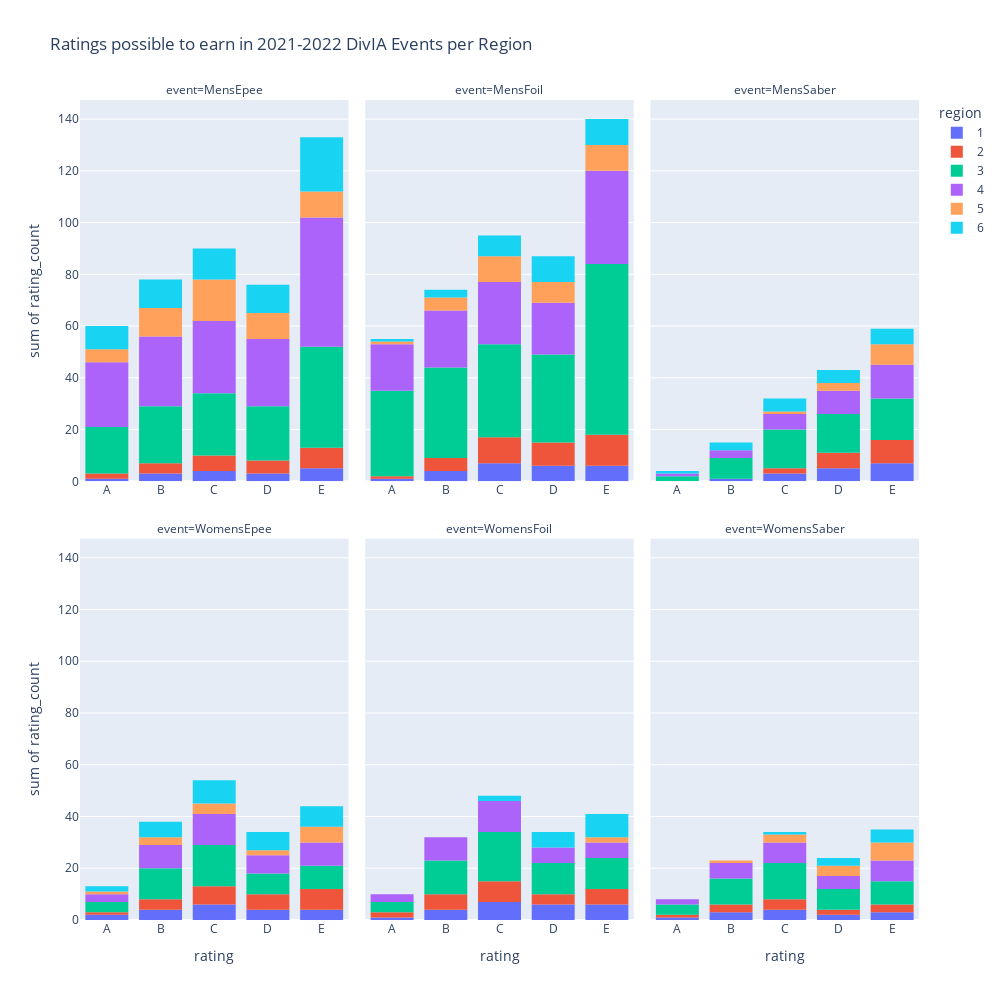
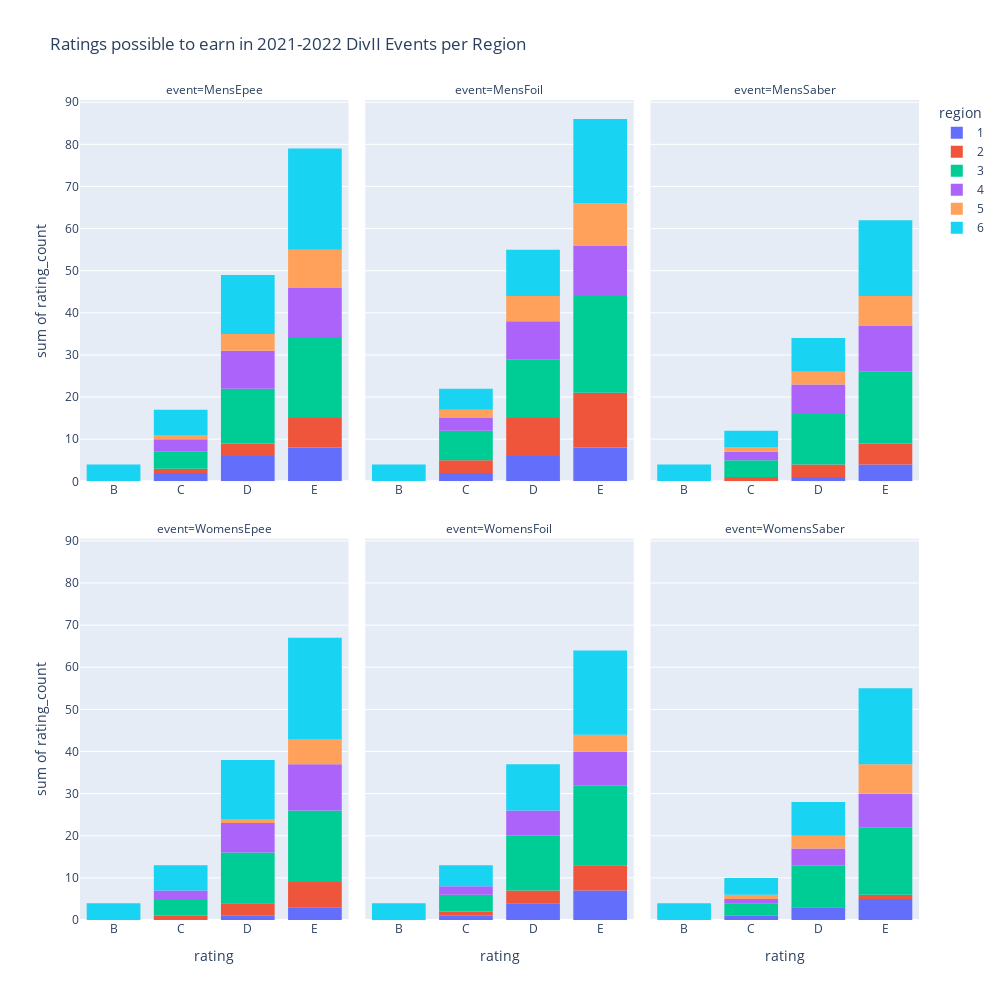

The notebook cell saved with these charts, in order:
### Code cell
CATEGORY_ORDERS = {'event':EVENT_ORDER,
                    'rating':['A','B','C','D','E'],
                    'region':[1,2,3,4,5,6]}

m = classification_df.drop(['tournament','possible_classification'],axis=1)
m = m.groupby(['region','level','event']).sum().reset_index()
melted_divia = m[m.level=='DivIA'].melt(id_vars=['region','event'],value_vars=['A','B','C','D','E'],value_name='rating_count',var_name='rating')
divia_possible = px.histogram(melted_divia,
                    x='rating',
                    y='rating_count',
                    color='region',
                    facet_col='event',
                    category_orders=CATEGORY_ORDERS,
                    title='Ratings possible to earn in 2021-2022 DivIA Events per Region',
                    facet_col_wrap=3)
divia_possible.update_layout(width=1000,height=1000)
divia_possible.update_xaxes(showticklabels=True)
divia_possible.show()
divia_possible.write_image('plots/divia_possible.png')

melted_divii = m[m.level=='DivII'].melt(id_vars=['region','event'],value_vars=['A','B','C','D','E'],value_name='rating_count',var_name='rating')
divii_possible = px.histogram(melted_divii,
                    x='rating',
                    y='rating_count',
                    color='region',
                    facet_col='event',
                    category_orders=CATEGORY_ORDERS,
                    title='Ratings possible to earn in 2021-2022 DivII Events per Region',
                    facet_col_wrap=3)
divii_possible.update_layout(width=1000,height=1000)
divii_possible.update_xaxes(showticklabels=True)
divii_possible.show()
divii_possible.write_image('plots/divii_possible.png')

### Figure 1 — Plotly figure (JSON) as saved in the notebook; plotly's stock layout.template omitted (floating-point values rounded to 4 significant figures)
{"data": [{"alignmentgroup": "True", "bingroup": "x", "histfunc": "sum", "hovertemplate": "region=1<br>event=MensEpee<br>rating=%{x}<br>sum of rating_count=%{y}<extra></extra>", "legendgroup": "1", "marker": {"color": "#636efa", "pattern": {"shape": ""}}, "name": "1", "offsetgroup": "1", "orientation": "v", "showlegend": true, "type": "histogram", "x": ["A", "B", "C", "D", "E"], "xaxis": "x4", "y": [1, 3, 4, 3, 5], "yaxis": "y4"}, {"alignmentgroup": "True", "bingroup": "x", "histfunc": "sum", "hovertemplate": "region=1<br>event=MensFoil<br>rating=%{x}<br>sum of rating_count=%{y}<extra></extra>", "legendgroup": "1", "marker": {"color": "#636efa", "pattern": {"shape": ""}}, "name": "1", "offsetgroup": "1", "orientation": "v", "showlegend": false, "type": "histogram", "x": ["A", "B", "C", "D", "E"], "xaxis": "x5", "y": [1, 4, 7, 6, 6], "yaxis": "y5"}, {"alignmentgroup": "True", "bingroup": "x", "histfunc": "sum", "hovertemplate": "region=1<br>event=MensSaber<br>rating=%{x}<br>sum of rating_count=%{y}<extra></extra>", "legendgroup": "1", "marker": {"color": "#636efa", "pattern": {"shape": ""}}, "name": "1", "offsetgroup": "1", "orientation": "v", "showlegend": false, "type": "histogram", "x": ["A", "B", "C", "D", "E"], "xaxis": "x6", "y": [0, 1, 3, 5, 7], "yaxis": "y6"}, {"alignmentgroup": "True", "bingroup": "x", "histfunc": "sum", "hovertemplate": "region=1<br>event=WomensEpee<br>rating=%{x}<br>sum of rating_count=%{y}<extra></extra>", "legendgroup": "1", "marker": {"color": "#636efa", "pattern": {"shape": ""}}, "name": "1", "offsetgroup": "1", "orientation": "v", "showlegend": false, "type": "histogram", "x": ["A", "B", "C", "D", "E"], "xaxis": "x", "y": [2, 4, 6, 4, 4], "yaxis": "y"}, {"alignmentgroup": "True", "bingroup": "x", "histfunc": "sum", "hovertemplate": "region=1<br>event=WomensFoil<br>rating=%{x}<br>sum of rating_count=%{y}<extra></extra>", "legendgroup": "1", "marker": {"color": "#636efa", "pattern": {"shape": ""}}, "name": "1", "offsetgroup": "1", "orientation": "v", "showlegend": false, "type": "histogram", "x": ["A", "B", "C", "D", "E"], "xaxis": "x2", "y": [1, 4, 7, 6, 6], "yaxis": "y2"}, {"alignmentgroup": "True", "bingroup": "x", "histfunc": "sum", "hovertemplate": "region=1<br>event=WomensSaber<br>rating=%{x}<br>sum of rating_count=%{y}<extra></extra>", "legendgroup": "1", "marker": {"color": "#636efa", "pattern": {"shape": ""}}, "name": "1", "offsetgroup": "1", "orientation": "v", "showlegend": false, "type": "histogram", "x": ["A", "B", "C", "D", "E"], "xaxis": "x3", "y": [1, 3, 4, 2, 3], "yaxis": "y3"}, {"alignmentgroup": "True", "bingroup": "x", "histfunc": "sum", "hovertemplate": "region=2<br>event=MensEpee<br>rating=%{x}<br>sum of rating_count=%{y}<extra></extra>", "legendgroup": "2", "marker": {"color": "#EF553B", "pattern": {"shape": ""}}, "name": "2", "offsetgroup": "2", "orientation": "v", "showlegend": true, "type": "histogram", "x": ["A", "B", "C", "D", "E"], "xaxis": "x4", "y": [2, 4, 6, 5, 8], "yaxis": "y4"}, {"alignmentgroup": "True", "bingroup": "x", "histfunc": "sum", "hovertemplate": "region=2<br>event=MensFoil<br>rating=%{x}<br>sum of rating_count=%{y}<extra></extra>", "legendgroup": "2", "marker": {"color": "#EF553B", "pattern": {"shape": ""}}, "name": "2", "offsetgroup": "2", "orientation": "v", "showlegend": false, "type": "histogram", "x": ["A", "B", "C", "D", "E"], "xaxis": "x5", "y": [1, 5, 10, 9, 12], "yaxis": "y5"}, {"alignmentgroup": "True", "bingroup": "x", "histfunc": "sum", "hovertemplate": "region=2<br>event=MensSaber<br>rating=%{x}<br>sum of rating_count=%{y}<extra></extra>", "legendgroup": "2", "marker": {"color": "#EF553B", "pattern": {"shape": ""}}, "name": "2", "offsetgroup": "2", "orientation": "v", "showlegend": false, "type": "histogram", "x": ["A", "B", "C", "D", "E"], "xaxis": "x6", "y": [0, 0, 2, 6, 9], "yaxis": "y6"}, {"alignmentgroup": "True", "bingroup": "x", "histfunc": "sum", "hovertemplate": "region=2<br>event=WomensEpee<br>rating=%{x}<br>sum of rating_count=%{y}<extra></extra>", "legendgroup": "2", "marker": {"color": "#EF553B", "pattern": {"shape": ""}}, "name": "2", "offsetgroup": "2", "orientation": "v", "showlegend": false, "type": "histogram", "x": ["A", "B", "C", "D", "E"], "xaxis": "x", "y": [1, 4, 7, 6, 8], "yaxis": "y"}, {"alignmentgroup": "True", "bingroup": "x", "histfunc": "sum", "hovertemplate": "region=2<br>event=WomensFoil<br>rating=%{x}<br>sum of rating_count=%{y}<extra></extra>", "legendgroup": "2", "marker": {"color": "#EF553B", "pattern": {"shape": ""}}, "name": "2", "offsetgroup": "2", "orientation": "v", "showlegend": false, "type": "histogram", "x": ["A", "B", "C", "D", "E"], "xaxis": "x2", "y": [2, 6, 8, 4, 6], "yaxis": "y2"}, {"alignmentgroup": "True", "bingroup": "x", "histfunc": "sum", "hovertemplate": "region=2<br>event=WomensSaber<br>rating=%{x}<br>sum of rating_count=%{y}<extra></extra>", "legendgroup": "2", "marker": {"color": "#EF553B", "pattern": {"shape": ""}}, "name": "2", "offsetgroup": "2", "orientation": "v", "showlegend": false, "type": "histogram", "x": ["A", "B", "C", "D", "E"], "xaxis": "x3", "y": [1, 3, 4, 2, 3], "yaxis": "y3"}, {"alignmentgroup": "True", "bingroup": "x", "histfunc": "sum", "hovertemplate": "region=3<br>event=MensEpee<br>rating=%{x}<br>sum of rating_count=%{y}<extra></extra>", "legendgroup": "3", "marker": {"color": "#00cc96", "pattern": {"shape": ""}}, "name": "3", "offsetgroup": "3", "orientation": "v", "showlegend": true, "type": "histogram", "x": ["A", "B", "C", "D", "E"], "xaxis": "x4", "y": [18, 22, 24, 21, 39], "yaxis": "y4"}, {"alignmentgroup": "True", "bingroup": "x", "histfunc": "sum", "hovertemplate": "region=3<br>event=MensFoil<br>rating=%{x}<br>sum of rating_count=%{y}<extra></extra>", "legendgroup": "3", "marker": {"color": "#00cc96", "pattern": {"shape": ""}}, "name": "3", "offsetgroup": "3", "orientation": "v", "showlegend": false, "type": "histogram", "x": ["A", "B", "C", "D", "E"], "xaxis": "x5", "y": [33, 35, 36, 34, 66], "yaxis": "y5"}, {"alignmentgroup": "True", "bingroup": "x", "histfunc": "sum", "hovertemplate": "region=3<br>event=MensSaber<br>rating=%{x}<br>sum of rating_count=%{y}<extra></extra>", "legendgroup": "3", "marker": {"color": "#00cc96", "pattern": {"shape": ""}}, "name": "3", "offsetgroup": "3", "orientation": "v", "showlegend": false, "type": "histogram", "x": ["A", "B", "C", "D", "E"], "xaxis": "x6", "y": [2, 8, 15, 15, 16], "yaxis": "y6"}, {"alignmentgroup": "True", "bingroup": "x", "histfunc": "sum", "hovertemplate": "region=3<br>event=WomensEpee<br>rating=%{x}<br>sum of rating_count=%{y}<extra></extra>", "legendgroup": "3", "marker": {"color": "#00cc96", "pattern": {"shape": ""}}, "name": "3", "offsetgroup": "3", "orientation": "v", "showlegend": false, "type": "histogram", "x": ["A", "B", "C", "D", "E"], "xaxis": "x", "y": [4, 12, 16, 8, 9], "yaxis": "y"}, {"alignmentgroup": "True", "bingroup": "x", "histfunc": "sum", "hovertemplate": "region=3<br>event=WomensFoil<br>rating=%{x}<br>sum of rating_count=%{y}<extra></extra>", "legendgroup": "3", "marker": {"color": "#00cc96", "pattern": {"shape": ""}}, "name": "3", "offsetgroup": "3", "orientation": "v", "showlegend": false, "type": "histogram", "x": ["A", "B", "C", "D", "E"], "xaxis": "x2", "y": [4, 13, 19, 12, 12], "yaxis": "y2"}, {"alignmentgroup": "True", "bingroup": "x", "histfunc": "sum", "hovertemplate": "region=3<br>event=WomensSaber<br>rating=%{x}<br>sum of rating_count=%{y}<extra></extra>", "legendgroup": "3", "marker": {"color": "#00cc96", "pattern": {"shape": ""}}, "name": "3", "offsetgroup": "3", "orientation": "v", "showlegend": false, "type": "histogram", "x": ["A", "B", "C", "D", "E"], "xaxis": "x3", "y": [4, 10, 14, 8, 9], "yaxis": "y3"}, {"alignmentgroup": "True", "bingroup": "x", "histfunc": "sum", "hovertemplate": "region=4<br>event=MensEpee<br>rating=%{x}<br>sum of rating_count=%{y}<extra></extra>", "legendgroup": "4", "marker": {"color": "#ab63fa", "pattern": {"shape": ""}}, "name": "4", "offsetgroup": "4", "orientation": "v", "showlegend": true, "type": "histogram", "x": ["A", "B", "C", "D", "E"], "xaxis": "x4", "y": [25, 27, 28, 26, 50], "yaxis": "y4"}, {"alignmentgroup": "True", "bingroup": "x", "histfunc": "sum", "hovertemplate": "region=4<br>event=MensFoil<br>rating=%{x}<br>sum of rating_count=%{y}<extra></extra>", "legendgroup": "4", "marker": {"color": "#ab63fa", "pattern": {"shape": ""}}, "name": "4", "offsetgroup": "4", "orientation": "v", "showlegend": false, "type": "histogram", "x": ["A", "B", "C", "D", "E"], "xaxis": "x5", "y": [18, 22, 24, 20, 36], "yaxis": "y5"}, {"alignmentgroup": "True", "bingroup": "x", "histfunc": "sum", "hovertemplate": "region=4<br>event=MensSaber<br>rating=%{x}<br>sum of rating_count=%{y}<extra></extra>", "legendgroup": "4", "marker": {"color": "#ab63fa", "pattern": {"shape": ""}}, "name": "4", "offsetgroup": "4", "orientation": "v", "showlegend": false, "type": "histogram", "x": ["A", "B", "C", "D", "E"], "xaxis": "x6", "y": [1, 3, 6, 9, 13], "yaxis": "y6"}, {"alignmentgroup": "True", "bingroup": "x", "histfunc": "sum", "hovertemplate": "region=4<br>event=WomensEpee<br>rating=%{x}<br>sum of rating_count=%{y}<extra></extra>", "legendgroup": "4", "marker": {"color": "#ab63fa", "pattern": {"shape": ""}}, "name": "4", "offsetgroup": "4", "orientation": "v", "showlegend": false, "type": "histogram", "x": ["A", "B", "C", "D", "E"], "xaxis": "x", "y": [3, 9, 12, 7, 9], "yaxis": "y"}, {"alignmentgroup": "True", "bingroup": "x", "histfunc": "sum", "hovertemplate": "region=4<br>event=WomensFoil<br>rating=%{x}<br>sum of rating_count=%{y}<extra></extra>", "legendgroup": "4", "marker": {"color": "#ab63fa", "pattern": {"shape": ""}}, "name": "4", "offsetgroup": "4", "orientation": "v", "showlegend": false, "type": "histogram", "x": ["A", "B", "C", "D", "E"], "xaxis": "x2", "y": [3, 9, 12, 6, 6], "yaxis": "y2"}, {"alignmentgroup": "True", "bingroup": "x", "histfunc": "sum", "hovertemplate": "region=4<br>event=WomensSaber<br>rating=%{x}<br>sum of rating_count=%{y}<extra></extra>", "legendgroup": "4", "marker": {"color": "#ab63fa", "pattern": {"shape": ""}}, "name": "4", "offsetgroup": "4", "orientation": "v", "showlegend": false, "type": "histogram", "x": ["A", "B", "C", "D", "E"], "xaxis": "x3", "y": [2, 6, 8, 5, 8], "yaxis": "y3"}, {"alignmentgroup": "True", "bingroup": "x", "histfunc": "sum", "hovertemplate": "region=5<br>event=MensEpee<br>rating=%{x}<br>sum of rating_count=%{y}<extra></extra>", "legendgroup": "5", "marker": {"color": "#FFA15A", "pattern": {"shape": ""}}, "name": "5", "offsetgroup": "5", "orientation": "v", "showlegend": true, "type": "histogram", "x": ["A", "B", "C", "D", "E"], "xaxis": "x4", "y": [5, 11, 16, 10, 10], "yaxis": "y4"}, {"alignmentgroup": "True", "bingroup": "x", "histfunc": "sum", "hovertemplate": "region=5<br>event=MensFoil<br>rating=%{x}<br>sum of rating_count=%{y}<extra></extra>", "legendgroup": "5", "marker": {"color": "#FFA15A", "pattern": {"shape": ""}}, "name": "5", "offsetgroup": "5", "orientation": "v", "showlegend": false, "type": "histogram", "x": ["A", "B", "C", "D", "E"], "xaxis": "x5", "y": [1, 5, 10, 8, 10], "yaxis": "y5"}, {"alignmentgroup": "True", "bingroup": "x", "histfunc": "sum", "hovertemplate": "region=5<br>event=MensSaber<br>rating=%{x}<br>sum of rating_count=%{y}<extra></extra>", "legendgroup": "5", "marker": {"color": "#FFA15A", "pattern": {"shape": ""}}, "name": "5", "offsetgroup": "5", "orientation": "v", "showlegend": false, "type": "histogram", "x": ["A", "B", "C", "D", "E"], "xaxis": "x6", "y": [0, 0, 1, 3, 8], "yaxis": "y6"}, {"alignmentgroup": "True", "bingroup": "x", "histfunc": "sum", "hovertemplate": "region=5<br>event=WomensEpee<br>rating=%{x}<br>sum of rating_count=%{y}<extra></extra>", "legendgroup": "5", "marker": {"color": "#FFA15A", "pattern": {"shape": ""}}, "name": "5", "offsetgroup": "5", "orientation": "v", "showlegend": false, "type": "histogram", "x": ["A", "B", "C", "D", "E"], "xaxis": "x", "y": [1, 3, 4, 2, 6], "yaxis": "y"}, {"alignmentgroup": "True", "bingroup": "x", "histfunc": "sum", "hovertemplate": "region=5<br>event=WomensFoil<br>rating=%{x}<br>sum of rating_count=%{y}<extra></extra>", "legendgroup": "5", "marker": {"color": "#FFA15A", "pattern": {"shape": ""}}, "name": "5", "offsetgroup": "5", "orientation": "v", "showlegend": false, "type": "histogram", "x": ["A", "B", "C", "D", "E"], "xaxis": "x2", "y": [0, 0, 0, 0, 2], "yaxis": "y2"}, {"alignmentgroup": "True", "bingroup": "x", "histfunc": "sum", "hovertemplate": "region=5<br>event=WomensSaber<br>rating=%{x}<br>sum of rating_count=%{y}<extra></extra>", "legendgroup": "5", "marker": {"color": "#FFA15A", "pattern": {"shape": ""}}, "name": "5", "offsetgroup": "5", "orientation": "v", "showlegend": false, "type": "histogram", "x": ["A", "B", "C", "D", "E"], "xaxis": "x3", "y": [0, 1, 3, 4, 7], "yaxis": "y3"}, {"alignmentgroup": "True", "bingroup": "x", "histfunc": "sum", "hovertemplate": "region=6<br>event=MensEpee<br>rating=%{x}<br>sum of rating_count=%{y}<extra></extra>", "legendgroup": "6", "marker": {"color": "#19d3f3", "pattern": {"shape": ""}}, "name": "6", "offsetgroup": "6", "orientation": "v", "showlegend": true, "type": "histogram", "x": ["A", "B", "C", "D", "E"], "xaxis": "x4", "y": [9, 11, 12, 11, 21], "yaxis": "y4"}, {"alignmentgroup": "True", "bingroup": "x", "histfunc": "sum", "hovertemplate": "region=6<br>event=MensFoil<br>rating=%{x}<br>sum of rating_count=%{y}<extra></extra>", "legendgroup": "6", "marker": {"color": "#19d3f3", "pattern": {"shape": ""}}, "name": "6", "offsetgroup": "6", "orientation": "v", "showlegend": false, "type": "histogram", "x": ["A", "B", "C", "D", "E"], "xaxis": "x5", "y": [1, 3, 8, 10, 10], "yaxis": "y5"}, {"alignmentgroup": "True", "bingroup": "x", "histfunc": "sum", "hovertemplate": "region=6<br>event=MensSaber<br>rating=%{x}<br>sum of rating_count=%{y}<extra></extra>", "legendgroup": "6", "marker": {"color": "#19d3f3", "pattern": {"shape": ""}}, "name": "6", "offsetgroup": "6", "orientation": "v", "showlegend": false, "type": "histogram", "x": ["A", "B", "C", "D", "E"], "xaxis": "x6", "y": [1, 3, 5, 5, 6], "yaxis": "y6"}, {"alignmentgroup": "True", "bingroup": "x", "histfunc": "sum", "hovertemplate": "region=6<br>event=WomensEpee<br>rating=%{x}<br>sum of rating_count=%{y}<extra></extra>", "legendgroup": "6", "marker": {"color": "#19d3f3", "pattern": {"shape": ""}}, "name": "6", "offsetgroup": "6", "orientation": "v", "showlegend": false, "type": "histogram", "x": ["A", "B", "C", "D", "E"], "xaxis": "x", "y": [2, 6, 9, 7, 8], "yaxis": "y"}, {"alignmentgroup": "True", "bingroup": "x", "histfunc": "sum", "hovertemplate": "region=6<br>event=WomensFoil<br>rating=%{x}<br>sum of rating_count=%{y}<extra></extra>", "legendgroup": "6", "marker": {"color": "#19d3f3", "pattern": {"shape": ""}}, "name": "6", "offsetgroup": "6", "orientation": "v", "showlegend": false, "type": "histogram", "x": ["A", "B", "C", "D", "E"], "xaxis": "x2", "y": [0, 0, 2, 6, 9], "yaxis": "y2"}, {"alignmentgroup": "True", "bingroup": "x", "histfunc": "sum", "hovertemplate": "region=6<br>event=WomensSaber<br>rating=%{x}<br>sum of rating_count=%{y}<extra></extra>", "legendgroup": "6", "marker": {"color": "#19d3f3", "pattern": {"shape": ""}}, "name": "6", "offsetgroup": "6", "orientation": "v", "showlegend": false, "type": "histogram", "x": ["A", "B", "C", "D", "E"], "xaxis": "x3", "y": [0, 0, 1, 3, 5], "yaxis": "y3"}], "layout": {"annotations": [{"font": {}, "showarrow": false, "text": "event=WomensEpee", "x": 0.16, "xanchor": "center", "xref": "paper", "y": 0.465, "yanchor": "bottom", "yref": "paper"}, {"font": {}, "showarrow": false, "text": "event=WomensFoil", "x": 0.5, "xanchor": "center", "xref": "paper", "y": 0.465, "yanchor": "bottom", "yref": "paper"}, {"font": {}, "showarrow": false, "text": "event=WomensSaber", "x": 0.84, "xanchor": "center", "xref": "paper", "y": 0.465, "yanchor": "bottom", "yref": "paper"}, {"font": {}, "showarrow": false, "text": "event=MensEpee", "x": 0.16, "xanchor": "center", "xref": "paper", "y": 1.0, "yanchor": "bottom", "yref": "paper"}, {"font": {}, "showarrow": false, "text": "event=MensFoil", "x": 0.5, "xanchor": "center", "xref": "paper", "y": 1.0, "yanchor": "bottom", "yref": "paper"}, {"font": {}, "showarrow": false, "text": "event=MensSaber", "x": 0.84, "xanchor": "center", "xref": "paper", "y": 1.0, "yanchor": "bottom", "yref": "paper"}], "barmode": "relative", "height": 1000, "legend": {"title": {"text": "region"}, "tracegroupgap": 0}, "title": {"text": "Ratings possible to earn in 2021-2022 DivIA Events per Region"}, "width": 1000, "xaxis": {"anchor": "y", "categoryarray": ["A", "B", "C", "D", "E"], "categoryorder": "array", "domain": [0, 0.32], "showticklabels": true, "title": {"text": "rating"}}, "xaxis2": {"anchor": "y2", "categoryarray": ["A", "B", "C", "D", "E"], "categoryorder": "array", "domain": [0.34, 0.66], "matches": "x", "showticklabels": true, "title": {"text": "rating"}}, "xaxis3": {"anchor": "y3", "categoryarray": ["A", "B", "C", "D", "E"], "categoryorder": "array", "domain": [0.68, 1.0], "matches": "x", "showticklabels": true, "title": {"text": "rating"}}, "xaxis4": {"anchor": "y4", "domain": [0, 0.32], "matches": "x", "showticklabels": true}, "xaxis5": {"anchor": "y5", "domain": [0.34, 0.66], "matches": "x", "showticklabels": true}, "xaxis6": {"anchor": "y6", "domain": [0.68, 1.0], "matches": "x", "showticklabels": true}, "yaxis": {"anchor": "x", "domain": [0, 0.465], "title": {"text": "sum of rating_count"}}, "yaxis2": {"anchor": "x2", "domain": [0, 0.465], "matches": "y", "showticklabels": false}, "yaxis3": {"anchor": "x3", "domain": [0, 0.465], "matches": "y", "showticklabels": false}, "yaxis4": {"anchor": "x4", "domain": [0.535, 1.0], "matches": "y", "title": {"text": "sum of rating_count"}}, "yaxis5": {"anchor": "x5", "domain": [0.535, 1.0], "matches": "y", "showticklabels": false}, "yaxis6": {"anchor": "x6", "domain": [0.535, 1.0], "matches": "y", "showticklabels": false}}}

### Figure 2 — Plotly figure (JSON) as saved in the notebook; plotly's stock layout.template omitted (floating-point values rounded to 4 significant figures)
{"data": [{"alignmentgroup": "True", "bingroup": "x", "histfunc": "sum", "hovertemplate": "region=1<br>event=MensEpee<br>rating=%{x}<br>sum of rating_count=%{y}<extra></extra>", "legendgroup": "1", "marker": {"color": "#636efa", "pattern": {"shape": ""}}, "name": "1", "offsetgroup": "1", "orientation": "v", "showlegend": true, "type": "histogram", "x": ["A", "B", "C", "D", "E"], "xaxis": "x4", "y": [0, 0, 2, 6, 8], "yaxis": "y4"}, {"alignmentgroup": "True", "bingroup": "x", "histfunc": "sum", "hovertemplate": "region=1<br>event=MensFoil<br>rating=%{x}<br>sum of rating_count=%{y}<extra></extra>", "legendgroup": "1", "marker": {"color": "#636efa", "pattern": {"shape": ""}}, "name": "1", "offsetgroup": "1", "orientation": "v", "showlegend": false, "type": "histogram", "x": ["A", "B", "C", "D", "E"], "xaxis": "x5", "y": [0, 0, 2, 6, 8], "yaxis": "y5"}, {"alignmentgroup": "True", "bingroup": "x", "histfunc": "sum", "hovertemplate": "region=1<br>event=MensSaber<br>rating=%{x}<br>sum of rating_count=%{y}<extra></extra>", "legendgroup": "1", "marker": {"color": "#636efa", "pattern": {"shape": ""}}, "name": "1", "offsetgroup": "1", "orientation": "v", "showlegend": false, "type": "histogram", "x": ["A", "B", "C", "D", "E"], "xaxis": "x6", "y": [0, 0, 0, 1, 4], "yaxis": "y6"}, {"alignmentgroup": "True", "bingroup": "x", "histfunc": "sum", "hovertemplate": "region=1<br>event=WomensEpee<br>rating=%{x}<br>sum of rating_count=%{y}<extra></extra>", "legendgroup": "1", "marker": {"color": "#636efa", "pattern": {"shape": ""}}, "name": "1", "offsetgroup": "1", "orientation": "v", "showlegend": false, "type": "histogram", "x": ["A", "B", "C", "D", "E"], "xaxis": "x", "y": [0, 0, 0, 1, 3], "yaxis": "y"}, {"alignmentgroup": "True", "bingroup": "x", "histfunc": "sum", "hovertemplate": "region=1<br>event=WomensFoil<br>rating=%{x}<br>sum of rating_count=%{y}<extra></extra>", "legendgroup": "1", "marker": {"color": "#636efa", "pattern": {"shape": ""}}, "name": "1", "offsetgroup": "1", "orientation": "v", "showlegend": false, "type": "histogram", "x": ["A", "B", "C", "D", "E"], "xaxis": "x2", "y": [0, 0, 1, 4, 7], "yaxis": "y2"}, {"alignmentgroup": "True", "bingroup": "x", "histfunc": "sum", "hovertemplate": "region=1<br>event=WomensSaber<br>rating=%{x}<br>sum of rating_count=%{y}<extra></extra>", "legendgroup": "1", "marker": {"color": "#636efa", "pattern": {"shape": ""}}, "name": "1", "offsetgroup": "1", "orientation": "v", "showlegend": false, "type": "histogram", "x": ["A", "B", "C", "D", "E"], "xaxis": "x3", "y": [0, 0, 1, 3, 5], "yaxis": "y3"}, {"alignmentgroup": "True", "bingroup": "x", "histfunc": "sum", "hovertemplate": "region=2<br>event=MensEpee<br>rating=%{x}<br>sum of rating_count=%{y}<extra></extra>", "legendgroup": "2", "marker": {"color": "#EF553B", "pattern": {"shape": ""}}, "name": "2", "offsetgroup": "2", "orientation": "v", "showlegend": true, "type": "histogram", "x": ["A", "B", "C", "D", "E"], "xaxis": "x4", "y": [0, 0, 1, 3, 7], "yaxis": "y4"}, {"alignmentgroup": "True", "bingroup": "x", "histfunc": "sum", "hovertemplate": "region=2<br>event=MensFoil<br>rating=%{x}<br>sum of rating_count=%{y}<extra></extra>", "legendgroup": "2", "marker": {"color": "#EF553B", "pattern": {"shape": ""}}, "name": "2", "offsetgroup": "2", "orientation": "v", "showlegend": false, "type": "histogram", "x": ["A", "B", "C", "D", "E"], "xaxis": "x5", "y": [0, 0, 3, 9, 13], "yaxis": "y5"}, {"alignmentgroup": "True", "bingroup": "x", "histfunc": "sum", "hovertemplate": "region=2<br>event=MensSaber<br>rating=%{x}<br>sum of rating_count=%{y}<extra></extra>", "legendgroup": "2", "marker": {"color": "#EF553B", "pattern": {"shape": ""}}, "name": "2", "offsetgroup": "2", "orientation": "v", "showlegend": false, "type": "histogram", "x": ["A", "B", "C", "D", "E"], "xaxis": "x6", "y": [0, 0, 1, 3, 5], "yaxis": "y6"}, {"alignmentgroup": "True", "bingroup": "x", "histfunc": "sum", "hovertemplate": "region=2<br>event=WomensEpee<br>rating=%{x}<br>sum of rating_count=%{y}<extra></extra>", "legendgroup": "2", "marker": {"color": "#EF553B", "pattern": {"shape": ""}}, "name": "2", "offsetgroup": "2", "orientation": "v", "showlegend": false, "type": "histogram", "x": ["A", "B", "C", "D", "E"], "xaxis": "x", "y": [0, 0, 1, 3, 6], "yaxis": "y"}, {"alignmentgroup": "True", "bingroup": "x", "histfunc": "sum", "hovertemplate": "region=2<br>event=WomensFoil<br>rating=%{x}<br>sum of rating_count=%{y}<extra></extra>", "legendgroup": "2", "marker": {"color": "#EF553B", "pattern": {"shape": ""}}, "name": "2", "offsetgroup": "2", "orientation": "v", "showlegend": false, "type": "histogram", "x": ["A", "B", "C", "D", "E"], "xaxis": "x2", "y": [0, 0, 1, 3, 6], "yaxis": "y2"}, {"alignmentgroup": "True", "bingroup": "x", "histfunc": "sum", "hovertemplate": "region=2<br>event=WomensSaber<br>rating=%{x}<br>sum of rating_count=%{y}<extra></extra>", "legendgroup": "2", "marker": {"color": "#EF553B", "pattern": {"shape": ""}}, "name": "2", "offsetgroup": "2", "orientation": "v", "showlegend": false, "type": "histogram", "x": ["A", "B", "C", "D", "E"], "xaxis": "x3", "y": [0, 0, 0, 0, 1], "yaxis": "y3"}, {"alignmentgroup": "True", "bingroup": "x", "histfunc": "sum", "hovertemplate": "region=3<br>event=MensEpee<br>rating=%{x}<br>sum of rating_count=%{y}<extra></extra>", "legendgroup": "3", "marker": {"color": "#00cc96", "pattern": {"shape": ""}}, "name": "3", "offsetgroup": "3", "orientation": "v", "showlegend": true, "type": "histogram", "x": ["A", "B", "C", "D", "E"], "xaxis": "x4", "y": [0, 0, 4, 13, 19], "yaxis": "y4"}, {"alignmentgroup": "True", "bingroup": "x", "histfunc": "sum", "hovertemplate": "region=3<br>event=MensFoil<br>rating=%{x}<br>sum of rating_count=%{y}<extra></extra>", "legendgroup": "3", "marker": {"color": "#00cc96", "pattern": {"shape": ""}}, "name": "3", "offsetgroup": "3", "orientation": "v", "showlegend": false, "type": "histogram", "x": ["A", "B", "C", "D", "E"], "xaxis": "x5", "y": [0, 0, 7, 14, 23], "yaxis": "y5"}, {"alignmentgroup": "True", "bingroup": "x", "histfunc": "sum", "hovertemplate": "region=3<br>event=MensSaber<br>rating=%{x}<br>sum of rating_count=%{y}<extra></extra>", "legendgroup": "3", "marker": {"color": "#00cc96", "pattern": {"shape": ""}}, "name": "3", "offsetgroup": "3", "orientation": "v", "showlegend": false, "type": "histogram", "x": ["A", "B", "C", "D", "E"], "xaxis": "x6", "y": [0, 0, 4, 12, 17], "yaxis": "y6"}, {"alignmentgroup": "True", "bingroup": "x", "histfunc": "sum", "hovertemplate": "region=3<br>event=WomensEpee<br>rating=%{x}<br>sum of rating_count=%{y}<extra></extra>", "legendgroup": "3", "marker": {"color": "#00cc96", "pattern": {"shape": ""}}, "name": "3", "offsetgroup": "3", "orientation": "v", "showlegend": false, "type": "histogram", "x": ["A", "B", "C", "D", "E"], "xaxis": "x", "y": [0, 0, 4, 12, 17], "yaxis": "y"}, {"alignmentgroup": "True", "bingroup": "x", "histfunc": "sum", "hovertemplate": "region=3<br>event=WomensFoil<br>rating=%{x}<br>sum of rating_count=%{y}<extra></extra>", "legendgroup": "3", "marker": {"color": "#00cc96", "pattern": {"shape": ""}}, "name": "3", "offsetgroup": "3", "orientation": "v", "showlegend": false, "type": "histogram", "x": ["A", "B", "C", "D", "E"], "xaxis": "x2", "y": [0, 0, 4, 13, 19], "yaxis": "y2"}, {"alignmentgroup": "True", "bingroup": "x", "histfunc": "sum", "hovertemplate": "region=3<br>event=WomensSaber<br>rating=%{x}<br>sum of rating_count=%{y}<extra></extra>", "legendgroup": "3", "marker": {"color": "#00cc96", "pattern": {"shape": ""}}, "name": "3", "offsetgroup": "3", "orientation": "v", "showlegend": false, "type": "histogram", "x": ["A", "B", "C", "D", "E"], "xaxis": "x3", "y": [0, 0, 3, 10, 16], "yaxis": "y3"}, {"alignmentgroup": "True", "bingroup": "x", "histfunc": "sum", "hovertemplate": "region=4<br>event=MensEpee<br>rating=%{x}<br>sum of rating_count=%{y}<extra></extra>", "legendgroup": "4", "marker": {"color": "#ab63fa", "pattern": {"shape": ""}}, "name": "4", "offsetgroup": "4", "orientation": "v", "showlegend": true, "type": "histogram", "x": ["A", "B", "C", "D", "E"], "xaxis": "x4", "y": [0, 0, 3, 9, 12], "yaxis": "y4"}, {"alignmentgroup": "True", "bingroup": "x", "histfunc": "sum", "hovertemplate": "region=4<br>event=MensFoil<br>rating=%{x}<br>sum of rating_count=%{y}<extra></extra>", "legendgroup": "4", "marker": {"color": "#ab63fa", "pattern": {"shape": ""}}, "name": "4", "offsetgroup": "4", "orientation": "v", "showlegend": false, "type": "histogram", "x": ["A", "B", "C", "D", "E"], "xaxis": "x5", "y": [0, 0, 3, 9, 12], "yaxis": "y5"}, {"alignmentgroup": "True", "bingroup": "x", "histfunc": "sum", "hovertemplate": "region=4<br>event=MensSaber<br>rating=%{x}<br>sum of rating_count=%{y}<extra></extra>", "legendgroup": "4", "marker": {"color": "#ab63fa", "pattern": {"shape": ""}}, "name": "4", "offsetgroup": "4", "orientation": "v", "showlegend": false, "type": "histogram", "x": ["A", "B", "C", "D", "E"], "xaxis": "x6", "y": [0, 0, 2, 7, 11], "yaxis": "y6"}, {"alignmentgroup": "True", "bingroup": "x", "histfunc": "sum", "hovertemplate": "region=4<br>event=WomensEpee<br>rating=%{x}<br>sum of rating_count=%{y}<extra></extra>", "legendgroup": "4", "marker": {"color": "#ab63fa", "pattern": {"shape": ""}}, "name": "4", "offsetgroup": "4", "orientation": "v", "showlegend": false, "type": "histogram", "x": ["A", "B", "C", "D", "E"], "xaxis": "x", "y": [0, 0, 2, 7, 11], "yaxis": "y"}, {"alignmentgroup": "True", "bingroup": "x", "histfunc": "sum", "hovertemplate": "region=4<br>event=WomensFoil<br>rating=%{x}<br>sum of rating_count=%{y}<extra></extra>", "legendgroup": "4", "marker": {"color": "#ab63fa", "pattern": {"shape": ""}}, "name": "4", "offsetgroup": "4", "orientation": "v", "showlegend": false, "type": "histogram", "x": ["A", "B", "C", "D", "E"], "xaxis": "x2", "y": [0, 0, 2, 6, 8], "yaxis": "y2"}, {"alignmentgroup": "True", "bingroup": "x", "histfunc": "sum", "hovertemplate": "region=4<br>event=WomensSaber<br>rating=%{x}<br>sum of rating_count=%{y}<extra></extra>", "legendgroup": "4", "marker": {"color": "#ab63fa", "pattern": {"shape": ""}}, "name": "4", "offsetgroup": "4", "orientation": "v", "showlegend": false, "type": "histogram", "x": ["A", "B", "C", "D", "E"], "xaxis": "x3", "y": [0, 0, 1, 4, 8], "yaxis": "y3"}, {"alignmentgroup": "True", "bingroup": "x", "histfunc": "sum", "hovertemplate": "region=5<br>event=MensEpee<br>rating=%{x}<br>sum of rating_count=%{y}<extra></extra>", "legendgroup": "5", "marker": {"color": "#FFA15A", "pattern": {"shape": ""}}, "name": "5", "offsetgroup": "5", "orientation": "v", "showlegend": true, "type": "histogram", "x": ["A", "B", "C", "D", "E"], "xaxis": "x4", "y": [0, 0, 1, 4, 9], "yaxis": "y4"}, {"alignmentgroup": "True", "bingroup": "x", "histfunc": "sum", "hovertemplate": "region=5<br>event=MensFoil<br>rating=%{x}<br>sum of rating_count=%{y}<extra></extra>", "legendgroup": "5", "marker": {"color": "#FFA15A", "pattern": {"shape": ""}}, "name": "5", "offsetgroup": "5", "orientation": "v", "showlegend": false, "type": "histogram", "x": ["A", "B", "C", "D", "E"], "xaxis": "x5", "y": [0, 0, 2, 6, 10], "yaxis": "y5"}, {"alignmentgroup": "True", "bingroup": "x", "histfunc": "sum", "hovertemplate": "region=5<br>event=MensSaber<br>rating=%{x}<br>sum of rating_count=%{y}<extra></extra>", "legendgroup": "5", "marker": {"color": "#FFA15A", "pattern": {"shape": ""}}, "name": "5", "offsetgroup": "5", "orientation": "v", "showlegend": false, "type": "histogram", "x": ["A", "B", "C", "D", "E"], "xaxis": "x6", "y": [0, 0, 1, 3, 7], "yaxis": "y6"}, {"alignmentgroup": "True", "bingroup": "x", "histfunc": "sum", "hovertemplate": "region=5<br>event=WomensEpee<br>rating=%{x}<br>sum of rating_count=%{y}<extra></extra>", "legendgroup": "5", "marker": {"color": "#FFA15A", "pattern": {"shape": ""}}, "name": "5", "offsetgroup": "5", "orientation": "v", "showlegend": false, "type": "histogram", "x": ["A", "B", "C", "D", "E"], "xaxis": "x", "y": [0, 0, 0, 1, 6], "yaxis": "y"}, {"alignmentgroup": "True", "bingroup": "x", "histfunc": "sum", "hovertemplate": "region=5<br>event=WomensFoil<br>rating=%{x}<br>sum of rating_count=%{y}<extra></extra>", "legendgroup": "5", "marker": {"color": "#FFA15A", "pattern": {"shape": ""}}, "name": "5", "offsetgroup": "5", "orientation": "v", "showlegend": false, "type": "histogram", "x": ["A", "B", "C", "D", "E"], "xaxis": "x2", "y": [0, 0, 0, 0, 4], "yaxis": "y2"}, {"alignmentgroup": "True", "bingroup": "x", "histfunc": "sum", "hovertemplate": "region=5<br>event=WomensSaber<br>rating=%{x}<br>sum of rating_count=%{y}<extra></extra>", "legendgroup": "5", "marker": {"color": "#FFA15A", "pattern": {"shape": ""}}, "name": "5", "offsetgroup": "5", "orientation": "v", "showlegend": false, "type": "histogram", "x": ["A", "B", "C", "D", "E"], "xaxis": "x3", "y": [0, 0, 1, 3, 7], "yaxis": "y3"}, {"alignmentgroup": "True", "bingroup": "x", "histfunc": "sum", "hovertemplate": "region=6<br>event=MensEpee<br>rating=%{x}<br>sum of rating_count=%{y}<extra></extra>", "legendgroup": "6", "marker": {"color": "#19d3f3", "pattern": {"shape": ""}}, "name": "6", "offsetgroup": "6", "orientation": "v", "showlegend": true, "type": "histogram", "x": ["A", "B", "C", "D", "E"], "xaxis": "x4", "y": [0, 4, 6, 14, 24], "yaxis": "y4"}, {"alignmentgroup": "True", "bingroup": "x", "histfunc": "sum", "hovertemplate": "region=6<br>event=MensFoil<br>rating=%{x}<br>sum of rating_count=%{y}<extra></extra>", "legendgroup": "6", "marker": {"color": "#19d3f3", "pattern": {"shape": ""}}, "name": "6", "offsetgroup": "6", "orientation": "v", "showlegend": false, "type": "histogram", "x": ["A", "B", "C", "D", "E"], "xaxis": "x5", "y": [0, 4, 5, 11, 20], "yaxis": "y5"}, {"alignmentgroup": "True", "bingroup": "x", "histfunc": "sum", "hovertemplate": "region=6<br>event=MensSaber<br>rating=%{x}<br>sum of rating_count=%{y}<extra></extra>", "legendgroup": "6", "marker": {"color": "#19d3f3", "pattern": {"shape": ""}}, "name": "6", "offsetgroup": "6", "orientation": "v", "showlegend": false, "type": "histogram", "x": ["A", "B", "C", "D", "E"], "xaxis": "x6", "y": [0, 4, 4, 8, 18], "yaxis": "y6"}, {"alignmentgroup": "True", "bingroup": "x", "histfunc": "sum", "hovertemplate": "region=6<br>event=WomensEpee<br>rating=%{x}<br>sum of rating_count=%{y}<extra></extra>", "legendgroup": "6", "marker": {"color": "#19d3f3", "pattern": {"shape": ""}}, "name": "6", "offsetgroup": "6", "orientation": "v", "showlegend": false, "type": "histogram", "x": ["A", "B", "C", "D", "E"], "xaxis": "x", "y": [0, 4, 6, 14, 24], "yaxis": "y"}, {"alignmentgroup": "True", "bingroup": "x", "histfunc": "sum", "hovertemplate": "region=6<br>event=WomensFoil<br>rating=%{x}<br>sum of rating_count=%{y}<extra></extra>", "legendgroup": "6", "marker": {"color": "#19d3f3", "pattern": {"shape": ""}}, "name": "6", "offsetgroup": "6", "orientation": "v", "showlegend": false, "type": "histogram", "x": ["A", "B", "C", "D", "E"], "xaxis": "x2", "y": [0, 4, 5, 11, 20], "yaxis": "y2"}, {"alignmentgroup": "True", "bingroup": "x", "histfunc": "sum", "hovertemplate": "region=6<br>event=WomensSaber<br>rating=%{x}<br>sum of rating_count=%{y}<extra></extra>", "legendgroup": "6", "marker": {"color": "#19d3f3", "pattern": {"shape": ""}}, "name": "6", "offsetgroup": "6", "orientation": "v", "showlegend": false, "type": "histogram", "x": ["A", "B", "C", "D", "E"], "xaxis": "x3", "y": [0, 4, 4, 8, 18], "yaxis": "y3"}], "layout": {"annotations": [{"font": {}, "showarrow": false, "text": "event=WomensEpee", "x": 0.16, "xanchor": "center", "xref": "paper", "y": 0.465, "yanchor": "bottom", "yref": "paper"}, {"font": {}, "showarrow": false, "text": "event=WomensFoil", "x": 0.5, "xanchor": "center", "xref": "paper", "y": 0.465, "yanchor": "bottom", "yref": "paper"}, {"font": {}, "showarrow": false, "text": "event=WomensSaber", "x": 0.84, "xanchor": "center", "xref": "paper", "y": 0.465, "yanchor": "bottom", "yref": "paper"}, {"font": {}, "showarrow": false, "text": "event=MensEpee", "x": 0.16, "xanchor": "center", "xref": "paper", "y": 1.0, "yanchor": "bottom", "yref": "paper"}, {"font": {}, "showarrow": false, "text": "event=MensFoil", "x": 0.5, "xanchor": "center", "xref": "paper", "y": 1.0, "yanchor": "bottom", "yref": "paper"}, {"font": {}, "showarrow": false, "text": "event=MensSaber", "x": 0.84, "xanchor": "center", "xref": "paper", "y": 1.0, "yanchor": "bottom", "yref": "paper"}], "barmode": "relative", "height": 1000, "legend": {"title": {"text": "region"}, "tracegroupgap": 0}, "title": {"text": "Ratings possible to earn in 2021-2022 DivII Events per Region"}, "width": 1000, "xaxis": {"anchor": "y", "categoryarray": ["A", "B", "C", "D", "E"], "categoryorder": "array", "domain": [0, 0.32], "showticklabels": true, "title": {"text": "rating"}}, "xaxis2": {"anchor": "y2", "categoryarray": ["A", "B", "C", "D", "E"], "categoryorder": "array", "domain": [0.34, 0.66], "matches": "x", "showticklabels": true, "title": {"text": "rating"}}, "xaxis3": {"anchor": "y3", "categoryarray": ["A", "B", "C", "D", "E"], "categoryorder": "array", "domain": [0.68, 1.0], "matches": "x", "showticklabels": true, "title": {"text": "rating"}}, "xaxis4": {"anchor": "y4", "domain": [0, 0.32], "matches": "x", "showticklabels": true}, "xaxis5": {"anchor": "y5", "domain": [0.34, 0.66], "matches": "x", "showticklabels": true}, "xaxis6": {"anchor": "y6", "domain": [0.68, 1.0], "matches": "x", "showticklabels": true}, "yaxis": {"anchor": "x", "domain": [0, 0.465], "title": {"text": "sum of rating_count"}}, "yaxis2": {"anchor": "x2", "domain": [0, 0.465], "matches": "y", "showticklabels": false}, "yaxis3": {"anchor": "x3", "domain": [0, 0.465], "matches": "y", "showticklabels": false}, "yaxis4": {"anchor": "x4", "domain": [0.535, 1.0], "matches": "y", "title": {"text": "sum of rating_count"}}, "yaxis5": {"anchor": "x5", "domain": [0.535, 1.0], "matches": "y", "showticklabels": false}, "yaxis6": {"anchor": "x6", "domain": [0.535, 1.0], "matches": "y", "showticklabels": false}}}
